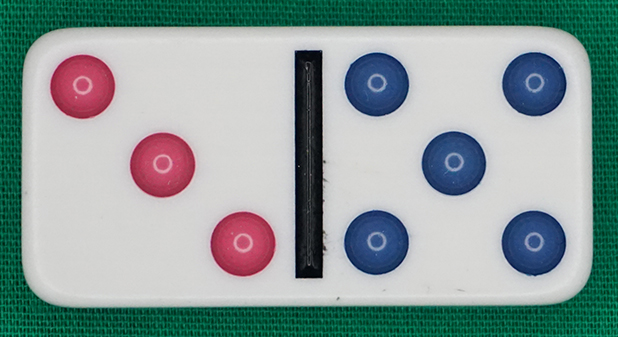
#> input picture xlh-cv-tutorial/2 Grundlagen der Bildverarbeitung/8 Übung Konturenselektion (Dominosteine)/TA5c Konturenbetrachtung Trennung von Punkten und Querstrich/img/domino_1.jpg, 618 x 337 px
$ python solution_contours_c.py   (older library calls are emulated)
#> lines starting #> are read from the running program, lines starting #| are printed output that depends on the picture; after the words box and inside, x2 and y2 are one past the last pixel; in counts of white or black regions, pixels touching at a corner belong together
import cv2
import numpy as np
from skimage.filters import threshold_local

# definiere den Font und die Farbe
font = cv2.FONT_HERSHEY_SIMPLEX
WHITE = 255
RED = (0, 0, 255)
GREEN = (0, 255, 0)
YELLOW = (0, 255, 255)

# lade Bild von der Datei in ein NumPy Array
image = cv2.imread('img/domino_1.jpg')[4:-4, 4:-4]
gray = cv2.cvtColor(image, cv2.COLOR_BGR2GRAY)

# Gaussian Blurfilter
blurred = cv2.GaussianBlur(gray, (5, 5), 0)

# Bei einem Pixelwert > 100 wird das Pixel auf Weiss gesetzt.
(T, threshold) = cv2.threshold(blurred, 150, 255, cv2.THRESH_BINARY)
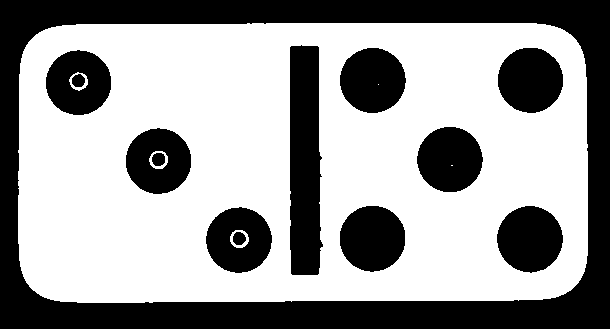
#> threshold: shape (329, 610); 61.3% white; 13 black regions, largest, box (x1, y1, x2, y2) and area: (0, 0, 610, 329) 44478, (290, 45, 323, 275) 6743, (497, 206, 563, 273) 3401

# adaptive Schwellwertbetrachtung
T = threshold_local(blurred, 199, offset=0, method="gaussian")
threshold_adaptive = (blurred >= T).astype("uint8") * 255
#> threshold_adaptive: shape (329, 610); 61.6% white; 11 black regions, largest, box (x1, y1, x2, y2) and area: (0, 0, 610, 329) 43521, (290, 46, 322, 275) 6647, (125, 127, 192, 195) 3533

# Morphologische Operationen
eroded = cv2.erode(threshold, None, iterations=2)
#> eroded: shape (329, 610); 56.7% white; 10 black regions, largest, box (x1, y1, x2, y2) and area: (0, 0, 610, 329) 47891, (288, 43, 325, 277) 7846, (495, 204, 565, 275) 3949
dilated = cv2.dilate(eroded, None, iterations=2)
#> dilated: shape (329, 610); 61.1% white; 10 black regions

# Erstelle eine Kopie der Bildes in welchem die Vorverararbeitungen durchgeführt wurden.
# Dies ist wichtig, weil die Konturenoperationen das Ursprungsbild verändern.
image_to_contours = dilated.copy()

# finde alle Konturen und zeichne diese in das Bild
cnts, hir = cv2.findContours(image_to_contours.copy(), cv2.RETR_LIST, cv2.CHAIN_APPROX_SIMPLE)
#> cnts = 10 contours; largest, box (x1, y1, x2, y2) and area: (18, 23, 588, 303) 155402, (289, 44, 324, 276) 7006, (496, 205, 564, 274) 3494, (339, 205, 406, 273) 3488, (205, 206, 273, 274) 3453; hir = [[1, -1, -1, -1], [2, 0, -1, -1], [3, 1, -1, -1], [4, 2, -1, -1], [5, 3, -1, -1], [6, 4, -1, -1], [7, 5, -1, -1], [8, 6, -1, -1], [9, 7, -1, -1], [-1, 8, -1, -1]]
contours_all = image.copy()
cv2.drawContours(contours_all, cnts, -1, (0, 255, 0), 2)
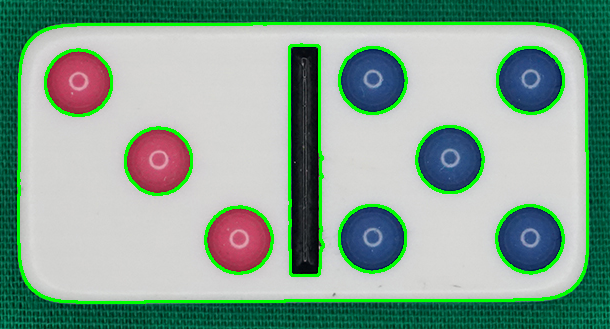
#> contours_all: shape (329, 610, 3); mean B, G, R 146.8, 163.3, 133.3

# finde alle äusseren Konturen und zeichne diese in das Bild
cnts, hir = cv2.findContours(image_to_contours.copy(), cv2.RETR_EXTERNAL, cv2.CHAIN_APPROX_SIMPLE)
#> cnts = 1 contour; box (x1, y1, x2, y2) and area: (18, 23, 588, 303) 155402; hir = [[-1, -1, -1, -1]]
contours_external = image.copy()
cv2.drawContours(contours_external, cnts, -1, (0, 255, 0), 2)
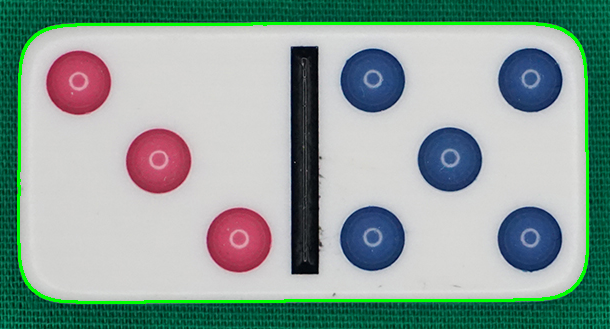
#> contours_external: shape (329, 610, 3); mean B, G, R 153.2, 160, 139.6

# finde alle inneren Konturen und zeichne diese in das Bild
cnts, hir = cv2.findContours(image_to_contours.copy(), cv2.RETR_CCOMP, cv2.CHAIN_APPROX_SIMPLE)
#> cnts = 10 contours; largest, box (x1, y1, x2, y2) and area: (18, 23, 588, 303) 155402, (289, 44, 324, 276) 7006, (496, 205, 564, 274) 3494, (339, 205, 406, 273) 3488, (205, 206, 273, 274) 3453; hir = [[-1, -1, 1, -1], [2, -1, -1, 0], [3, 1, -1, 0], [4, 2, -1, 0], [5, 3, -1, 0], [6, 4, -1, 0], [7, 5, -1, 0], [8, 6, -1, 0], [9, 7, -1, 0], [-1, 8, -1, 0]]
contours_internal = image.copy()
for (i, c) in enumerate(cnts):
    if hir[0][i][3] >= 0:
        M = cv2.moments(c)
        cX = int(M['m10'] / M['m00'])
        cY = int(M['m01'] / M['m00'])
        # Fläche und Umfang
        area = cv2.contourArea(c)
        perimeter = cv2.arcLength(c, True)
        print(f'Contour #{(i + 1):d} -- area: {area:.2f}, perimeter: {perimeter:.2f}')

        # draw the center of the contour on the image
        cv2.circle(contours_internal, (cX, cY), 10, GREEN, -1)

        if area < 5000:
            # minimaler Umfgangskreis
            ((x, y), radius) = cv2.minEnclosingCircle(c)
            cv2.circle(contours_internal, (cX, cY), int(radius), RED, 2)
            # speichern der Punktkoordinaten
        else:
            cv2.drawContours(contours_internal, [c], -1, YELLOW, 4)
#> this loop made 10 passes
#> (cX, cY, area, perimeter, x, y, radius) on passes 2 to 9: (238, 239, 3453, 221.1, 238.6, 239.6, 33.75), (529, 238, 3494, 222, 529.5, 238.9, 34.17), (372, 238, 3488, 220.3, 372.2, 238.1, 33.93), (158, 160, 3453, 219.1, 158.1, 160.7, 33.7), (449, 159, 3439, 219.1, 449.4, 159.2, 33.64), (78, 82, 3408, 218.3, 78.08, 82.19, 33.62), (529, 79, 3432, 218.3, 529.9, 79.69, 33.69), (372, 79, 3442.5, 219.7, 372.3, 79.78, 33.74)
#> (cX, cY, area, perimeter) on pass 10: (304, 160, 7005.5, 525.8)
#| Contour #2 -- area: 3453.00, perimeter: 221.14
#| Contour #3 -- area: 3494.00, perimeter: 221.97
#| Contour #4 -- area: 3488.00, perimeter: 220.31
#| Contour #5 -- area: 3453.00, perimeter: 219.14
#| Contour #6 -- area: 3439.00, perimeter: 219.14
#| Contour #7 -- area: 3408.00, perimeter: 218.31
#| Contour #8 -- area: 3432.00, perimeter: 218.31
#| Contour #9 -- area: 3442.50, perimeter: 219.72
#> (further printed lines are left out)
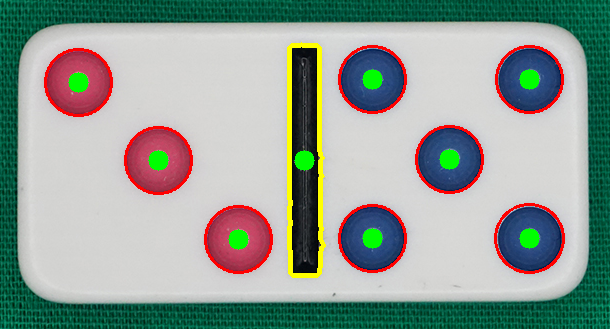
#> contours_internal: shape (329, 610, 3); mean B, G, R 149, 157.3, 145.2

# Zusammenfassung der Ausganslage und der Bearbeitung
image = cv2.putText(image, 'Original', (25, 25), font, 0.8, RED, 2, cv2.LINE_AA)
gray = cv2.putText(gray, 'Graustufenbild', (25, 25), font, 0.8, WHITE, 2, cv2.LINE_AA)
blurred = cv2.putText(blurred, 'Unschaerfe', (25, 25), font, 0.8, WHITE, 2, cv2.LINE_AA)
threshold = cv2.putText(threshold, 'Schwellwert', (25, 25), font, 0.8, WHITE, 2, cv2.LINE_AA)
threshold_adaptive = cv2.putText(threshold_adaptive, 'adaptiver Schwellwert', (25, 25), font, 0.8, WHITE, 2, cv2.LINE_AA)
eroded = cv2.putText(eroded, 'Reduzierung', (25, 25), font, 0.8, WHITE, 2, cv2.LINE_AA)
dilated = cv2.putText(dilated, 'Erweiterung', (25, 25), font, 0.8, WHITE, 2, cv2.LINE_AA)
contours_all = cv2.putText(contours_all, 'alle Konturen', (25, 25), font, 0.8, RED, 2, cv2.LINE_AA)
contours_external = cv2.putText(contours_external, 'aeussere Konturen', (25, 25), font, 0.8, RED, 2, cv2.LINE_AA)
contours_internal = cv2.putText(contours_internal, 'innere Konturen', (25, 25), font, 0.8, RED, 2, cv2.LINE_AA)


result_1 = np.hstack([image, contours_all])
result_2 = np.hstack([contours_external, contours_internal])
# result_3 = np.hstack([])
result_4 = np.hstack([gray, blurred])
result_5 = np.hstack([threshold, threshold_adaptive])
result_6 = np.hstack([eroded, dilated])
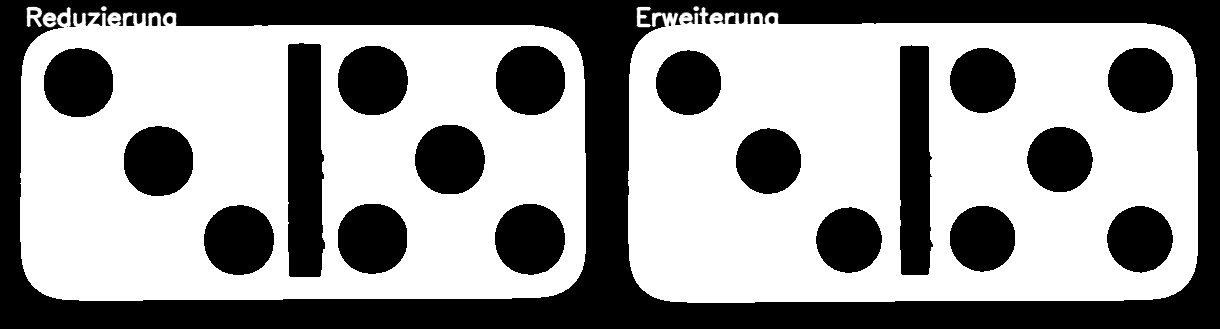
#> result_6: shape (329, 1220); min 0, max 255, mean 151.7

result_stack_color = np.vstack([result_1, result_2])
result_stack_mono = np.vstack([result_4, result_5, result_6])
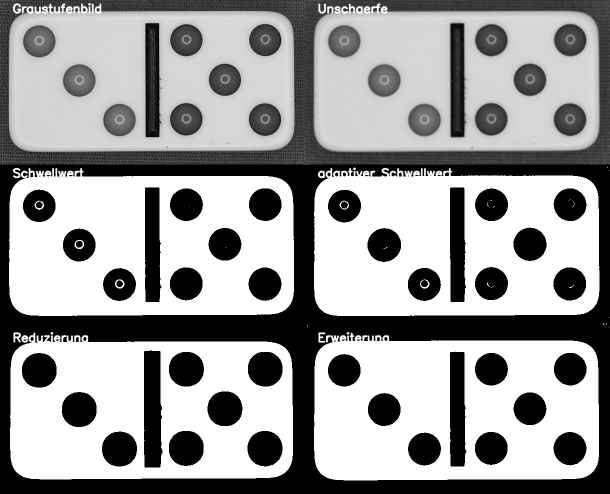
#> result_stack_mono: shape (987, 1220) (shown at 1/2 size); min 0, max 255, mean 155

# schreibe das Bild in eine Datei
cv2.imwrite('img/contours_c.png', result_stack_color[0:-2, 0:-2])
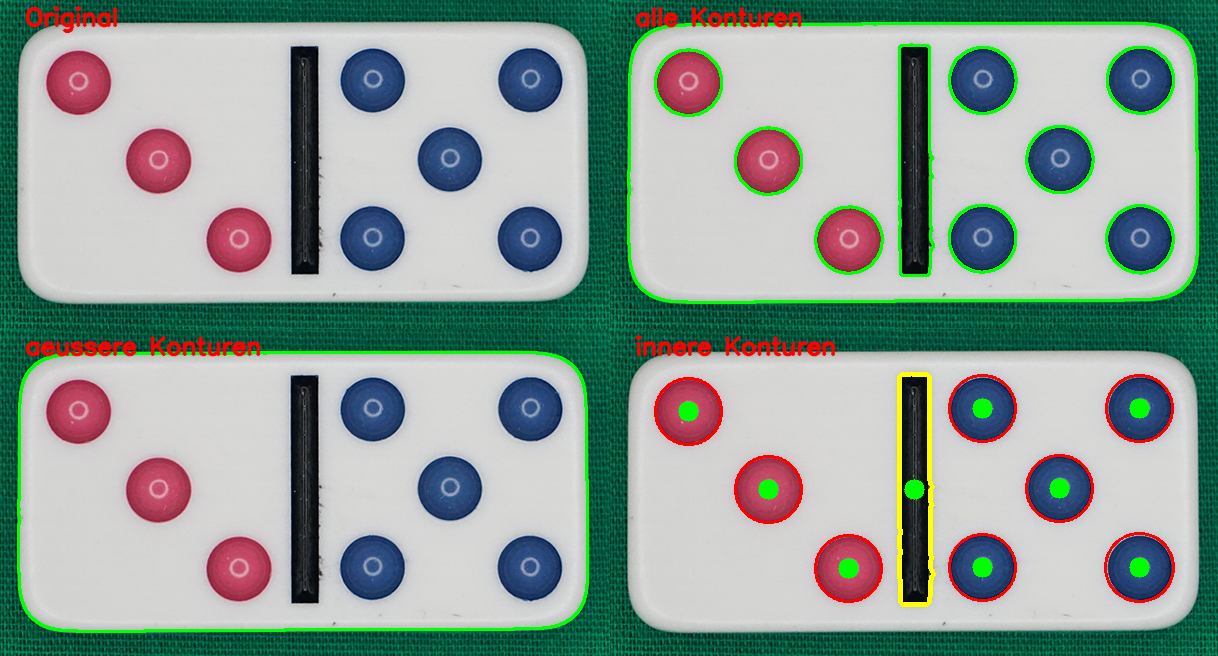
#> saved as contours_c.png: shape (656, 1218, 3); mean B, G, R 151.5, 159.2, 142.7

# Anzeige auf dem Bildschirm
cv2.imshow('Ausgabe_farbig', result_stack_color)
cv2.moveWindow('Ausgabe_farbig', 100, 100)
# cv2.imshow('Ausgabe_monochrom', result_stack_mono)
# cv2.moveWindow('Ausgabe_monochrom', 100, 460)
cv2.waitKey(0)

$ run again, with xlh-cv-tutorial/2 Grundlagen der Bildverarbeitung/8 Übung Konturenselektion (Dominosteine)/TA5c Konturenbetrachtung Trennung von Punkten und Querstrich/img/domino_3.jpg copied over xlh-cv-tutorial/2 Grundlagen der Bildverarbeitung/8 Übung Konturenselektion (Dominosteine)/TA5c Konturenbetrachtung Trennung von Punkten und Querstrich/img/domino_1.jpg
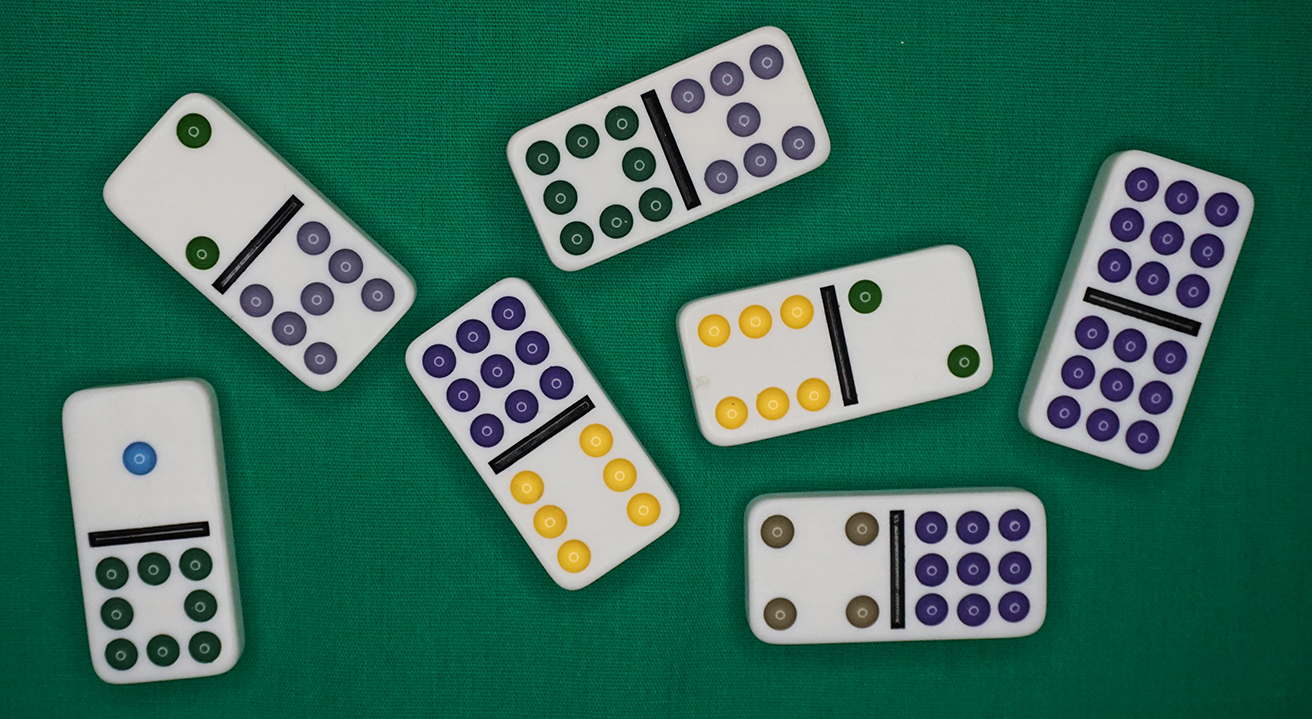
#> input picture xlh-cv-tutorial/2 Grundlagen der Bildverarbeitung/8 Übung Konturenselektion (Dominosteine)/TA5c Konturenbetrachtung Trennung von Punkten und Querstrich/img/domino_3.jpg, 1312 x 719 px
#> `(T, threshold) = cv2.threshold(blurred, 150, 255, cv2.THRESH_BINARY)`:
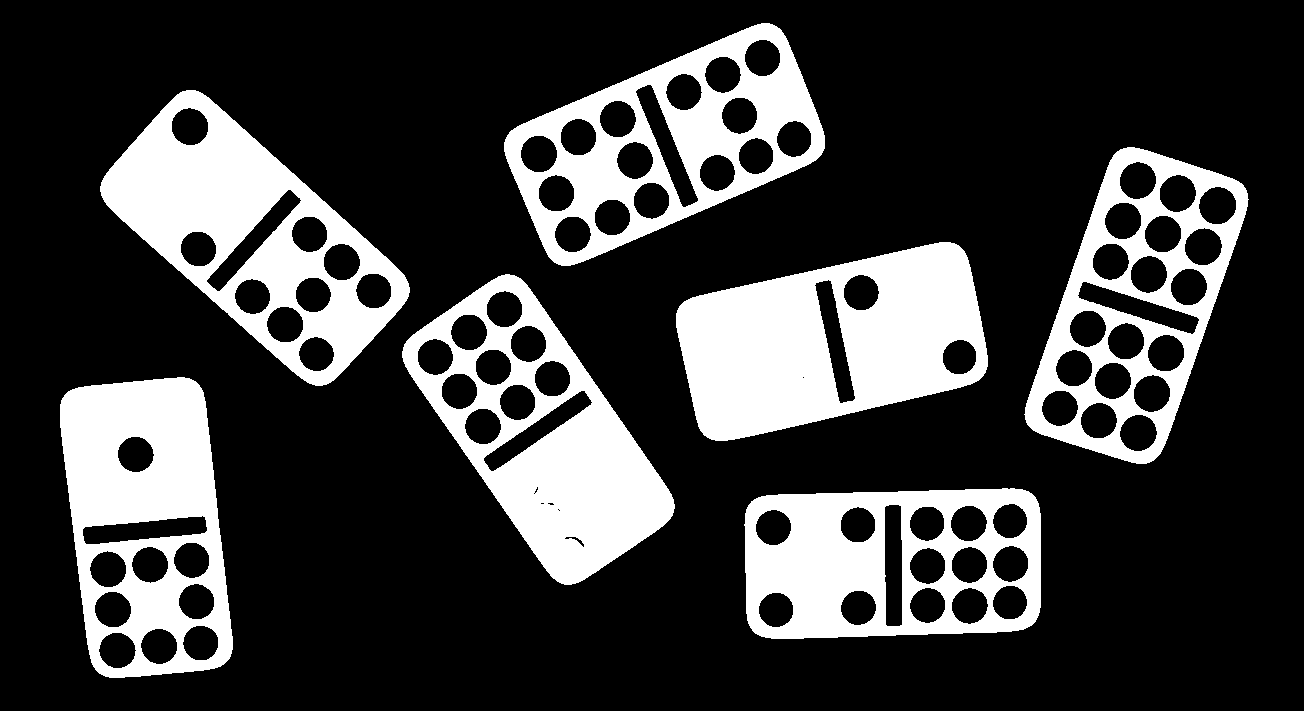
#> threshold: shape (711, 1304); 23.5% white; 7 white regions, largest, box (x1, y1, x2, y2) and area: (676, 242, 988, 441) 39863, (100, 90, 410, 386) 34646, (402, 274, 675, 585) 32708
#> `cnts, hir = cv2.findContours(image_to_contours.copy(), cv2.RETR_LIST, ..`: cnts = 90 contours, 5 with area under 20; largest, box (x1, y1, x2, y2) and area: (100, 90, 410, 386) 45114, (504, 23, 825, 266) 44892, (402, 274, 675, 585) 43266, (676, 242, 988, 441) 43266, (1025, 147, 1248, 464) 43139; hir = 90 rows, first 6: [1, -1, -1, -1], [2, 0, -1, -1], [3, 1, -1, -1], [4, 2, -1, -1], [5, 3, -1, -1], [6, 4, -1, -1]
#> `cnts, hir = cv2.findContours(image_to_contours.copy(), cv2.RETR_EXTERN..`: cnts = 7 contours; box (x1, y1, x2, y2) and area: (100, 90, 410, 386) 45114, (504, 23, 825, 266) 44892, (402, 274, 675, 585) 43266, (676, 242, 988, 441) 43266, (1025, 147, 1248, 464) 43139, (60, 377, 233, 678) 42007, (745, 488, 1041, 639) 41612; hir = [[1, -1, -1, -1], [2, 0, -1, -1], [3, 1, -1, -1], [4, 2, -1, -1], [5, 3, -1, -1], [6, 4, -1, -1], [-1, 5, -1, -1]]
#> contours_external: shape (711, 1304, 3); mean B, G, R 88.2, 110.7, 51.6
#> `cnts, hir = cv2.findContours(image_to_contours.copy(), cv2.RETR_CCOMP,..`: cnts = 90 contours, 5 with area under 20; largest, box (x1, y1, x2, y2) and area: (100, 90, 410, 386) 45114, (504, 23, 825, 266) 44892, (402, 274, 675, 585) 43266, (676, 242, 988, 441) 43266, (1025, 147, 1248, 464) 43139; hir = 90 rows, first 6: [13, -1, 1, -1], [2, -1, -1, 0], [3, 1, -1, 0], [4, 2, -1, 0], [5, 3, -1, 0], [6, 4, -1, 0]
#> the loop `for (i, c) in enumerate(cnts):` made 90 passes
#> (cX, cY, area, perimeter, x, y, radius) on passes 2 to 9: (775, 609, 965, 115.4, 775.7, 609.4, 18.01), (858, 607, 981.5, 116.8, 858, 607.5, 18.34), (969, 605, 1032, 121.1, 969.2, 605.2, 18.84), (927, 584, 2033, 235.6, 927, 585, 38.05), (968, 564, 1032, 120.2, 968.8, 564.4, 18.7), (1009, 581, 1974.5, 231.4, 1009, 582.1, 37.28), (772, 527, 1006, 118.2, 773, 527, 18.44), (926, 523, 969.5, 116, 926.7, 522.9, 18.2)
#> (printed output is left out)
#> after the loop `for (i, c) in enumerate(cnts):`:
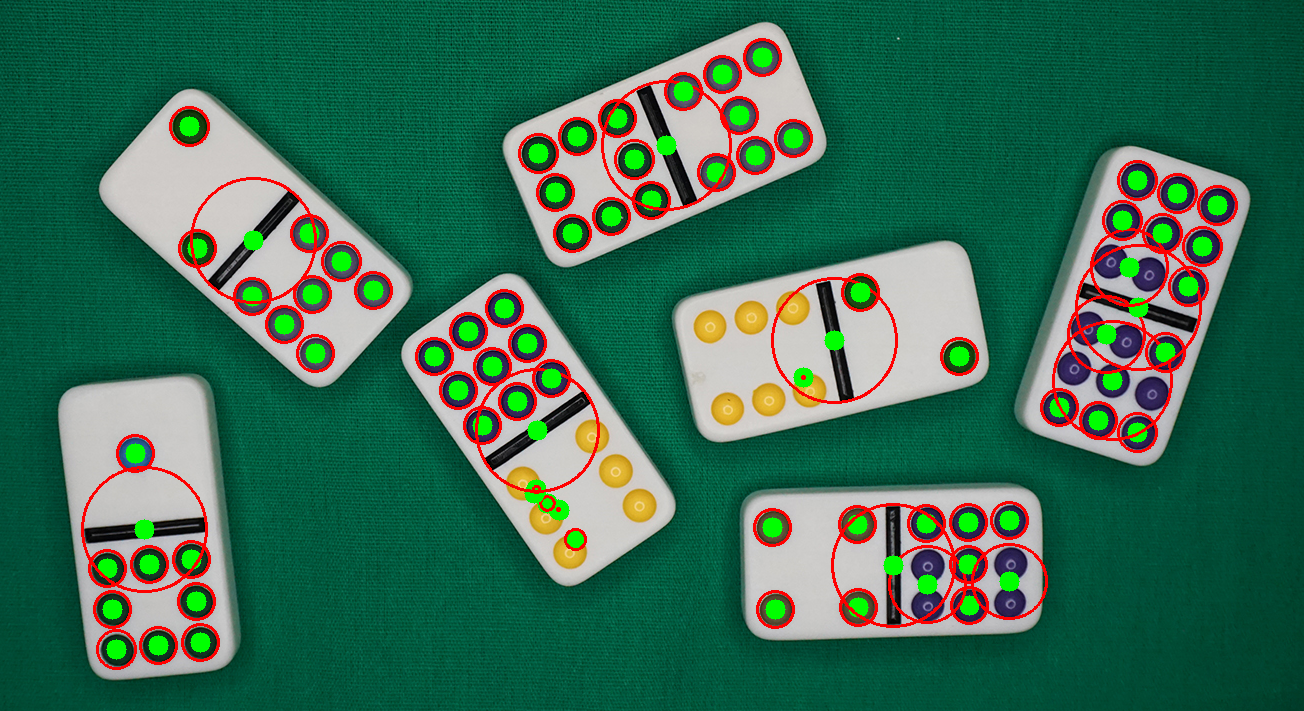
#> contours_internal: shape (711, 1304, 3); mean B, G, R 83.5, 107.7, 56.5
